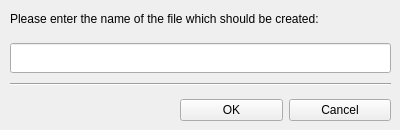
<?xml version="1.0" encoding="UTF-8"?>
<ui version="4.0">
 <class>MainWindow</class>
 <widget class="QMainWindow" name="MainWindow">
  <property name="geometry">
   <rect>
    <x>0</x>
    <y>0</y>
    <width>400</width>
    <height>130</height>
   </rect>
  </property>
  <property name="minimumSize">
   <size>
    <width>400</width>
    <height>130</height>
   </size>
  </property>
  <property name="maximumSize">
   <size>
    <width>400</width>
    <height>130</height>
   </size>
  </property>
  <property name="windowTitle">
   <string>Create empty file</string>
  </property>
  <widget class="QWidget" name="centralwidget">
   <widget class="QWidget" name="verticalLayoutWidget">
    <property name="geometry">
     <rect>
      <x>0</x>
      <y>0</y>
      <width>401</width>
      <height>91</height>
     </rect>
    </property>
    <layout class="QVBoxLayout" name="verticalLayout">
     <property name="spacing">
      <number>10</number>
     </property>
     <property name="leftMargin">
      <number>10</number>
     </property>
     <property name="topMargin">
      <number>5</number>
     </property>
     <property name="rightMargin">
      <number>10</number>
     </property>
     <property name="bottomMargin">
      <number>5</number>
     </property>
     <item>
      <widget class="QLabel" name="lbCreateFile">
       <property name="font">
        <font>
         <pointsize>9</pointsize>
         <underline>false</underline>
         <strikeout>false</strikeout>
         <stylestrategy>PreferDefault</stylestrategy>
         <kerning>true</kerning>
        </font>
       </property>
       <property name="inputMethodHints">
        <set>Qt::ImhNone</set>
       </property>
       <property name="lineWidth">
        <number>2</number>
       </property>
       <property name="midLineWidth">
        <number>2</number>
       </property>
       <property name="text">
        <string>Please enter the name of the file which should be created:</string>
       </property>
       <property name="textFormat">
        <enum>Qt::AutoText</enum>
       </property>
       <property name="scaledContents">
        <bool>false</bool>
       </property>
       <property name="wordWrap">
        <bool>true</bool>
       </property>
       <property name="margin">
        <number>0</number>
       </property>
      </widget>
     </item>
     <item>
      <widget class="QLineEdit" name="inputCreateFile">
       <property name="minimumSize">
        <size>
         <width>0</width>
         <height>30</height>
        </size>
       </property>
       <property name="text">
        <string/>
       </property>
      </widget>
     </item>
     <item>
      <widget class="Line" name="line">
       <property name="orientation">
        <enum>Qt::Horizontal</enum>
       </property>
      </widget>
     </item>
    </layout>
   </widget>
   <widget class="QWidget" name="horizontalLayoutWidget">
    <property name="geometry">
     <rect>
      <x>170</x>
      <y>90</y>
      <width>231</width>
      <height>41</height>
     </rect>
    </property>
    <layout class="QHBoxLayout" name="horizontalLayout">
     <property name="leftMargin">
      <number>10</number>
     </property>
     <property name="rightMargin">
      <number>10</number>
     </property>
     <item>
      <widget class="QPushButton" name="btnOK">
       <property name="text">
        <string>OK</string>
       </property>
      </widget>
     </item>
     <item>
      <widget class="QPushButton" name="btnCancel">
       <property name="text">
        <string>Cancel</string>
       </property>
      </widget>
     </item>
    </layout>
   </widget>
  </widget>
 </widget>
 <resources/>
 <connections/>
</ui>
